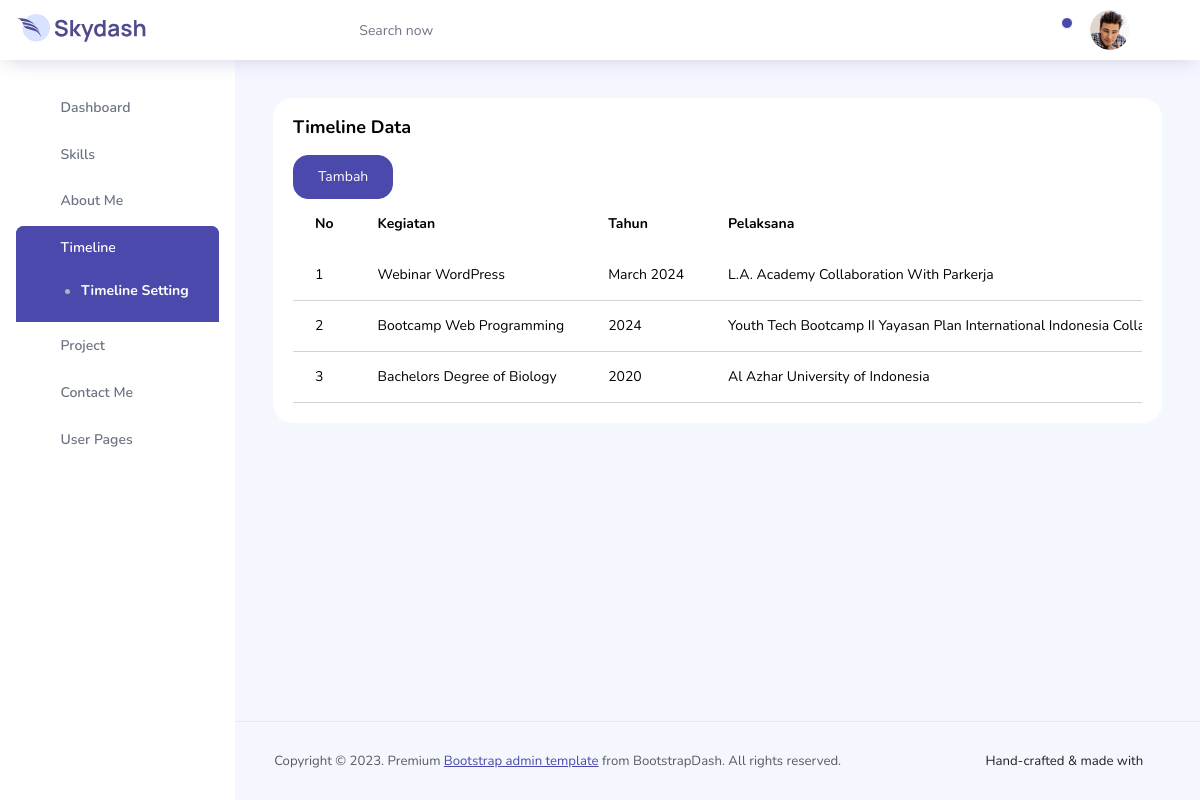
/admin/timeline.php, run on the app's committed database.
### tables this page shows
CREATE TABLE `timeline` (
  `id` int(11) NOT NULL,
  `kegiatan` varchar(100) NOT NULL,
  `tahun` varchar(10) NOT NULL,
  `pelaksana` varchar(100) NOT NULL,
  `created_at` timestamp NOT NULL DEFAULT current_timestamp(),
  `updated_at` timestamp NOT NULL DEFAULT current_timestamp() ON UPDATE current_timestamp()
);

### admin/timeline.php (the view, shortened to what this page needs)
<?php
include '../conn.php';
$timeline = mysqli_query($conn, "SELECT * FROM timeline ORDER BY id DESC");
?>
<!DOCTYPE html>
<html lang="en">
<head>
    <link rel="stylesheet" href="assets/vendors/feather/feather.css">
    <link rel="stylesheet" href="assets/vendors/ti-icons/css/themify-icons.css">
    <link rel="stylesheet" href="assets/vendors/css/vendor.bundle.base.css">
    <link rel="stylesheet" href="assets/vendors/font-awesome/css/font-awesome.min.css">
    <link rel="stylesheet" href="assets/vendors/mdi/css/materialdesignicons.min.css">
    <link rel="stylesheet" href="assets/css/style.css">
</head>
<body>
    <div class="container-scroller">
        <?php include 'inc/header.php'; ?>
        <div class="container-fluid page-body-wrapper">
            <?php include 'inc/sidebar.php'; ?>
            <div class="main-panel">
                <div class="content-wrapper">
                    <div class="row">
                        <div class="col-lg-12 grid-margin stretch-card">
                            <div class="card">
                                <div class="card-body">
                                    <h4 class="card-title">Timeline Data</h4>
                                    <div class="table-responsive">
                                        <a href="timeline_add.php" class="btn btn-primary me-2">Tambah</a>
                                        <table class="table table-hover">
                                            <thead>
                                                <tr>
                                                    <th>No</th>
                                                    <th>Kegiatan</th>
                                                    <th>Tahun</th>
                                                    <th>Pelaksana</th>
                                                </tr>
                                            </thead>
                                            <tbody>
                                                <?php
                                                $no = 1;
                                                while ($rowTimeline = mysqli_fetch_assoc($timeline)) : ?>
                                                    <tr>
                                                        <td><?php echo $no++ ?></td>
                                                        <td><?php echo $rowTimeline['kegiatan'] ?></td>
                                                        <td><?php echo $rowTimeline['tahun'] ?></td>
                                                        <td><?php echo $rowTimeline['pelaksana'] ?></td>
                                                    </tr>
                                                <?php endwhile ?>
                                            </tbody>
                                        </table>
                                    </div>
                                </div>
                            </div>
                        </div>
                    </div>
                </div>
                <?php include 'inc/footer.php'; ?>
            </div>
        </div>
    </div>
</body>
</html>

### admin/inc/header.php (shortened to what this page needs)
<nav class="navbar col-lg-12 col-12 p-0 fixed-top d-flex flex-row">
  <div class="text-center navbar-brand-wrapper d-flex align-items-center justify-content-start">
    <a class="navbar-brand brand-logo me-5" href="index.html"><img src="assets/images/logo.svg" class="me-2" alt="logo" /></a>
  </div>
  <div class="navbar-menu-wrapper d-flex align-items-center justify-content-end">
    <button class="navbar-toggler navbar-toggler align-self-center" type="button" data-toggle="minimize">
      <span class="icon-menu"></span>
    </button>
    <ul class="navbar-nav mr-lg-2">
      <li class="nav-item nav-search d-none d-lg-block">
        <div class="input-group">
          <div class="input-group-prepend hover-cursor" id="navbar-search-icon">
            <span class="input-group-text" id="search">
              <i class="icon-search"></i>
            </span>
          </div>
          <input type="text" class="form-control" id="navbar-search-input" placeholder="Search now" aria-label="search" aria-describedby="search">
        </div>
      </li>
    </ul>
    <ul class="navbar-nav navbar-nav-right">
      <li class="nav-item dropdown">
        <a class="nav-link count-indicator dropdown-toggle" id="notificationDropdown" href="#" data-bs-toggle="dropdown">
          <i class="icon-bell mx-0"></i>
          <span class="count"></span>
        </a>
      </li>
      <li class="nav-item nav-profile dropdown">
        <a class="nav-link dropdown-toggle" href="#" data-bs-toggle="dropdown" id="profileDropdown">
          <img src="assets/images/faces/face28.jpg" alt="profile" />
        </a>
      </li>
      <li class="nav-item nav-settings d-none d-lg-flex">
        <a class="nav-link" href="#">
          <i class="icon-ellipsis"></i>
        </a>
      </li>
    </ul>
  </div>
</nav>

### admin/inc/sidebar.php (shortened to what this page needs)
<nav class="sidebar sidebar-offcanvas" id="sidebar">
  <ul class="nav">
    <li class="nav-item">
      <a class="nav-link" href="index.php">
        <i class="icon-grid menu-icon"></i>
        <span class="menu-title">Dashboard</span>
      </a>
    </li>
    <li class="nav-item">
      <a class="nav-link" data-bs-toggle="collapse" href="#ui-basic" aria-expanded="false" aria-controls="ui-basic">
        <i class="icon-layout menu-icon"></i>
        <span class="menu-title">Skills</span>
        <i class="menu-arrow"></i>
      </a>
    </li>
    <li class="nav-item">
      <a class="nav-link" data-bs-toggle="collapse" href="#form-elements" aria-expanded="false" aria-controls="form-elements">
        <i class="icon-columns menu-icon"></i>
        <span class="menu-title">About Me</span>
        <i class="menu-arrow"></i>
      </a>
    </li>
    <li class="nav-item">
      <a class="nav-link" data-bs-toggle="collapse" href="#charts" aria-expanded="false" aria-controls="charts">
        <i class="icon-bar-graph menu-icon"></i>
        <span class="menu-title">Timeline</span>
        <i class="menu-arrow"></i>
      </a>
      <div class="collapse" id="charts">
        <ul class="nav flex-column sub-menu">
          <li class="nav-item"> <a class="nav-link" href="timeline.php">Timeline Setting</a></li>
        </ul>
      </div>
    </li>
    <li class="nav-item">
      <a class="nav-link" data-bs-toggle="collapse" href="#icons" aria-expanded="false" aria-controls="icons">
        <i class="icon-contract menu-icon"></i>
        <span class="menu-title">Project</span>
        <i class="menu-arrow"></i>
      </a>
    </li>
    <li class="nav-item">
      <a class="nav-link" data-bs-toggle="collapse" href="#tables" aria-expanded="false" aria-controls="tables">
        <i class="icon-grid-2 menu-icon"></i>
        <span class="menu-title">Contact Me</span>
        <i class="menu-arrow"></i>
      </a>
    </li>
    <li class="nav-item">
      <a class="nav-link" data-bs-toggle="collapse" href="#auth" aria-expanded="false" aria-controls="auth">
        <i class="icon-head menu-icon"></i>
        <span class="menu-title">User Pages</span>
        <i class="menu-arrow"></i>
      </a>
    </li>
  </ul>
</nav>

### admin/inc/footer.php
<footer class="footer">
  <div class="d-sm-flex justify-content-center justify-content-sm-between">
    <span class="text-muted text-center text-sm-left d-block d-sm-inline-block">Copyright © 2023. Premium <a href="https://www.bootstrapdash.com/" target="_blank">Bootstrap admin template</a> from BootstrapDash. All rights reserved.</span>
    <span class="float-none float-sm-right d-block mt-1 mt-sm-0 text-center">Hand-crafted & made with <i class="ti-heart text-danger ms-1"></i></span>
  </div>
</footer>

### data on the page
timeline: kegiatan "Webinar WordPress", tahun "March 2024", pelaksana "L.A. Academy Collaboration With Parkerja"
timeline: kegiatan "Bootcamp Web Programming", tahun "2024", pelaksana "Youth Tech Bootcamp II Yayasan Plan International Indonesia…"
timeline: kegiatan "Bachelors Degree of Biology", tahun "2020", pelaksana "Al Azhar University of Indonesia"
